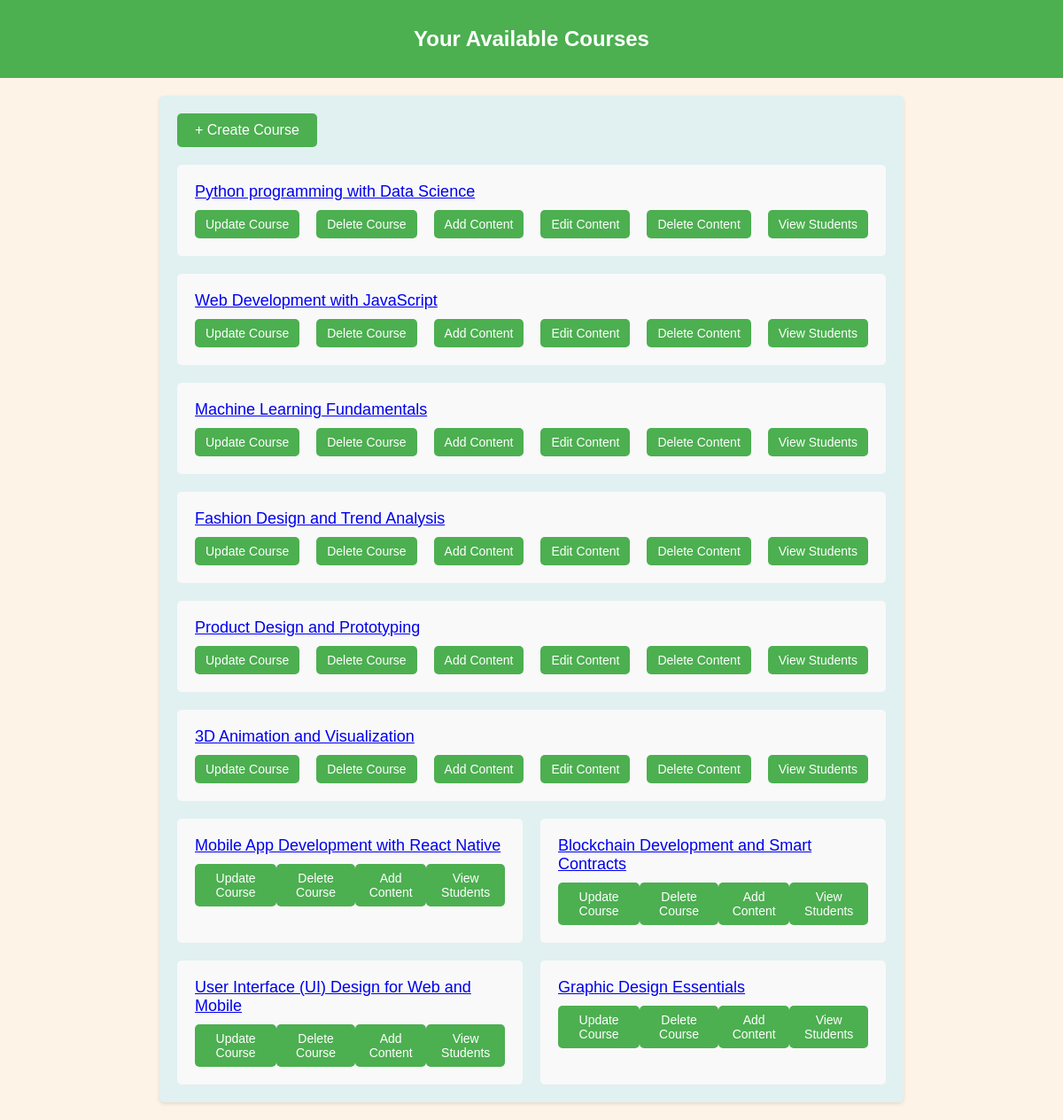
Page /available-courses/ (signed in) on the committed database.
### courses/models.py (models this page shows, shortened)
class Course(models.Model):
    title = models.CharField(max_length=200)
    description = models.TextField()
    teacher = models.ForeignKey(Teacher, on_delete=models.CASCADE)
    price = models.DecimalField(max_digits=10, decimal_places=2)
    rating = models.DecimalField(max_digits=3, decimal_places=2, null=True, blank=True)
    has_contents = models.BooleanField(default=False)

class Content(models.Model):
    course = models.ForeignKey(Course, on_delete=models.CASCADE)
    pdf_file = models.FileField(upload_to='pdfs/', blank=True, null=True)
    youtube_link = models.URLField(blank=True, null=True)
    teacher = models.ForeignKey(Teacher, on_delete=models.CASCADE, related_name='contents_created_by')

### courses/views.py (the view)
# urls.py: path('available-courses/', views.available_courses, name='available_courses'),
@login_required
def available_courses(request):
    user = request.user
    if user.user_type == 'teacher':
        return render(request, 'available_courses.html', {'user': user})
    else:
        return render(request, 'error.html', {'message': 'Access Denied'})

### templates/available_courses.html (shortened to what this page needs)
<!DOCTYPE html>
<html lang="en">
<head>
</head>
<body>
    <div class="header">
        <h2>Your Available Courses</h2>
    </div>
    <div class="container">
        <div class="create-course-btn">
            <a class="create-btn" href="{% url 'create_course' %}">+ Create Course</a>
        </div>
        <div class="course-list">
            {% for course in user.teacher.course_set.all %}
                <div class="course-card">
                    <div class="course-title">
                        <a href="{% url 'course_list' %}?course_id={{ course.id }}">{{ course.title }}</a>
                    </div>
                    <div class="action-btns">
                        <a class="action-btn" href="{% url 'update_course' course.id %}">Update Course</a>
                        <a class="action-btn" href="{% url 'delete_course' course.id %}">Delete Course</a>
                        <a class="action-btn" href="{% url 'add_content' course.id %}">Add Content</a>
                        {% for content in course.content_set.all %}
                            <a class="action-btn" href="{% url 'edit_content' course.id content.id %}">Edit Content</a>
                            <a class="action-btn" href="{% url 'delete_content' course.id content.id %}">Delete Content</a>
                        {% endfor %}
                        <a class="action-btn" href="{% url 'course_students' course.id %}">View Students</a>
                    </div>
                </div>
            {% endfor %}
        </div>
    </div>
</body>
</html>

### templates/available_courses.html (style rules this page uses)
body { font-family: Arial, sans-serif; margin: 0; padding: 0; background-color: #fdf3e7; }
.header { background-color: #4CAF50; color: white; text-align: center; margin-bottom: 20px; padding: 10px; }
.container { max-width: 800px; margin: 20px auto; padding: 20px; background-color: #e1f0f0; border-radius: 5px; box-shadow: 0 2px 4px rgba(0, 0, 0, 0.1); }
.create-btn { background-color: #4CAF50; color: white; padding: 10px 20px; border: none; border-radius: 5px; text-align: center; text-decoration: none; display: inline-block; font-size: 16px; margin-bottom: 20px; }
.course-list { display: flex; flex-wrap: wrap; gap: 20px; }
.course-card { background-color: #f9f9f9; padding: 20px; border-radius: 5px; flex: 1 1 calc(33.33% - 20px); }
.course-title { font-size: 18px; margin-bottom: 10px; }
.action-btns { display: flex; justify-content: space-between; margin-top: 10px; }
.action-btn { background-color: #4CAF50; color: white; padding: 8px 12px; border: none; border-radius: 5px; text-align: center; text-decoration: none; font-size: 14px; }

### rows in the picture
Course: title "Python programming with Data Science"
Course: title "Web Development with JavaScript"
Course: title "Machine Learning Fundamentals"
Course: title "Fashion Design and Trend Analysis"
Course: title "Product Design and Prototyping"
Course: title "3D Animation and Visualization"
Course: title "Mobile App Development with React Native"
Course: title "Blockchain Development and Smart Contracts"
Course: title "User Interface (UI) Design for Web and Mobile"
Course: title "Graphic Design Essentials"
